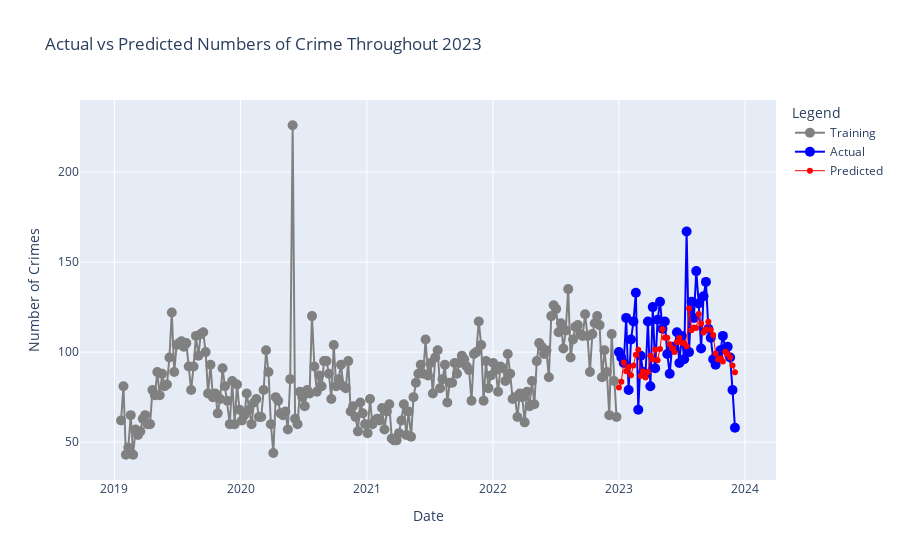

This figure's notebook cell:
### Code cell
# WEEKLY PREDICTIONS
df_weekly_crime = pd.DataFrame(weekly_crimedata)

df_weekly_crime['Lagged_Crime_Count'] = df_weekly_crime['Crime_Count'].shift(1)
# Bi-weekly rolling mean
df_weekly_crime['Rolling_BiWeekly_Mean'] = df_weekly_crime['Lagged_Crime_Count'].rolling(window=2).mean()
df_weekly_crime['Month'] = df_weekly_crime.index.month
df_weekly_crime['Year'] = df_weekly_crime.index.year
df_weekly_crime.dropna(inplace=True)
df_weekly_crime

# Merge weather data on date and clean up data
# df_daily_crime.merge(right=msp_weather,left_index=True,right_on='Date')
df_weekly_crime_merge = pd.merge(left=df_weekly_crime,right=msp_weather,left_index=True,right_on='Date')
# df_daily_crime_merge.drop('Date',axis=1,inplace=True)
weathercols = ['Precipitation (inches)','Snow (inches)','Snow Depth (inches)']
# fill NA
df_weekly_crime_merge.replace("T",np.NaN,inplace=True)
# df_daily_crime_merge[weathercols] = df_daily_crime_merge[weathercols].fillna(method='ffill')
df_weekly_crime_merge.set_index('Date',inplace=True)
df_weekly_crime_merge['Precipitation (inches)'] = df_weekly_crime_merge['Precipitation (inches)'].fillna(method='ffill').astype(float)
df_weekly_crime_merge['Snow (inches)'] = df_weekly_crime_merge['Snow (inches)'].fillna(method='ffill').astype(float)
df_daily_crime_merge['Snow Depth (inches)'] = df_weekly_crime_merge['Snow Depth (inches)'].fillna(method='ffill').astype(float)
# Are there ANY NaN values left?
df_weekly_crime_merge.isna().any()
# Yes. In the Snow Depth column. Let's fill these with 0
df_weekly_crime_merge['Snow Depth (inches)'].fillna(0, inplace=True)
# Calculate the correlation matrix
corr_matrix = df_weekly_crime_merge.corr()
# Get the absolute correlation values with 'Crime_Count'
corr_with_target = corr_matrix['Crime_Count'].abs()
# Filter variables with correlation above the arbitrary threshold as variable with predictive power
vars_with_predpower = corr_with_target[corr_with_target > 0.4].index.tolist()
df_weekly_crime_merge = df_weekly_crime_merge[vars_with_predpower]

# Split the data based on the year
train = df_weekly_crime_merge[df_weekly_crime_merge.index.year <= 2022]
test = df_weekly_crime_merge[df_weekly_crime_merge.index.year == 2023]

# Separate features and target variable for training and testing sets
# 'Crime_Count' is the target variable; everything else can be used for training
x_train = train.drop('Crime_Count', axis=1)
y_train = train['Crime_Count']
x_test = test.drop('Crime_Count', axis=1)
y_test = test['Crime_Count']

# Initialize and train the Linear Regression model
model = LinearRegression()
model.fit(x_train, y_train)

# Make predictions and evaluate the model
predictions = model.predict(x_test)
mse = mean_squared_error(y_test, predictions)
mae = mean_absolute_error(y_test, predictions)
r2 = r2_score(y_test, predictions)
print(f"Mean Squared Error: {mse: .9f}")
print(f"Mean Absolute Error: {mae: .9f}")
print(f"R-squared (R^2) Score: {r2: .9f}")

# Plotting the actual vs predicted values
# Create traces
trace0 = go.Scatter(
    x=y_train.index,
    y=y_train,
    mode="lines+markers",
    name='Training',
    marker=dict(color='grey',size=10),
    line=dict(width=2))
trace1 = go.Scatter(
    x=y_test.index,
    y=y_test,
    mode='lines+markers',
    name='Actual',
    marker=dict(color='blue',size=10),
    line=dict(width=2)
)

trace2 = go.Scatter(
    x=y_test.index,
    y=predictions,
    mode='lines+markers',
    name='Predicted',
    marker=dict(color='red'),
    line=dict(width=1)
)

# Create the figure
fig = go.Figure(data=[trace0,trace1, trace2])

# Update layout
fig.update_layout(
    title='Actual vs Predicted Numbers of Crime Throughout 2023',
    xaxis_title='Date',
    yaxis_title='Number of Crimes',
    legend_title='Legend',
    template="plotly"
)

# Show the figure
fig.show()

### Figure 1 — Plotly figure (JSON) as saved in the notebook; plotly's stock layout.template omitted (floating-point values rounded to 4 significant figures; data arrays with more than 128 entries replaced by an {"elided": "..."} marker saying what was removed)
{"data": [{"line": {"width": 2}, "marker": {"color": "grey", "size": 10}, "mode": "lines+markers", "name": "Training", "x": {"elided": "206 str values"}, "y": {"elided": "206 int values"}, "type": "scatter"}, {"line": {"width": 2}, "marker": {"color": "blue", "size": 10}, "mode": "lines+markers", "name": "Actual", "x": ["2023-01-01T00:00:00+00:00", "2023-01-08T00:00:00+00:00", "2023-01-15T00:00:00+00:00", "2023-01-22T00:00:00+00:00", "2023-01-29T00:00:00+00:00", "2023-02-05T00:00:00+00:00", "2023-02-12T00:00:00+00:00", "2023-02-19T00:00:00+00:00", "2023-02-26T00:00:00+00:00", "2023-03-05T00:00:00+00:00", "2023-03-12T00:00:00+00:00", "2023-03-19T00:00:00+00:00", "2023-03-26T00:00:00+00:00", "2023-04-02T00:00:00+00:00", "2023-04-09T00:00:00+00:00", "2023-04-16T00:00:00+00:00", "2023-04-23T00:00:00+00:00", "2023-04-30T00:00:00+00:00", "2023-05-07T00:00:00+00:00", "2023-05-14T00:00:00+00:00", "2023-05-21T00:00:00+00:00", "2023-05-28T00:00:00+00:00", "2023-06-04T00:00:00+00:00", "2023-06-11T00:00:00+00:00", "2023-06-18T00:00:00+00:00", "2023-06-25T00:00:00+00:00", "2023-07-02T00:00:00+00:00", "2023-07-09T00:00:00+00:00", "2023-07-16T00:00:00+00:00", "2023-07-23T00:00:00+00:00", "2023-07-30T00:00:00+00:00", "2023-08-06T00:00:00+00:00", "2023-08-13T00:00:00+00:00", "2023-08-20T00:00:00+00:00", "2023-08-27T00:00:00+00:00", "2023-09-03T00:00:00+00:00", "2023-09-10T00:00:00+00:00", "2023-09-17T00:00:00+00:00", "2023-09-24T00:00:00+00:00", "2023-10-01T00:00:00+00:00", "2023-10-08T00:00:00+00:00", "2023-10-15T00:00:00+00:00", "2023-10-22T00:00:00+00:00", "2023-10-29T00:00:00+00:00", "2023-11-05T00:00:00+00:00", "2023-11-12T00:00:00+00:00", "2023-11-19T00:00:00+00:00", "2023-11-26T00:00:00+00:00", "2023-12-03T00:00:00+00:00"], "y": [100, 97, 94, 119, 79, 107, 117, 133, 68, 98, 89, 88, 117, 81, 125, 91, 118, 128, 113, 117, 99, 88, 103, 102, 111, 94, 109, 96, 167, 100, 128, 119, 145, 127, 102, 131, 139, 113, 108, 96, 93, 98, 101, 109, 102, 103, 97, 79, 58], "type": "scatter"}, {"line": {"width": 1}, "marker": {"color": "red"}, "mode": "lines+markers", "name": "Predicted", "x": ["2023-01-01T00:00:00+00:00", "2023-01-08T00:00:00+00:00", "2023-01-15T00:00:00+00:00", "2023-01-22T00:00:00+00:00", "2023-01-29T00:00:00+00:00", "2023-02-05T00:00:00+00:00", "2023-02-12T00:00:00+00:00", "2023-02-19T00:00:00+00:00", "2023-02-26T00:00:00+00:00", "2023-03-05T00:00:00+00:00", "2023-03-12T00:00:00+00:00", "2023-03-19T00:00:00+00:00", "2023-03-26T00:00:00+00:00", "2023-04-02T00:00:00+00:00", "2023-04-09T00:00:00+00:00", "2023-04-16T00:00:00+00:00", "2023-04-23T00:00:00+00:00", "2023-04-30T00:00:00+00:00", "2023-05-07T00:00:00+00:00", "2023-05-14T00:00:00+00:00", "2023-05-21T00:00:00+00:00", "2023-05-28T00:00:00+00:00", "2023-06-04T00:00:00+00:00", "2023-06-11T00:00:00+00:00", "2023-06-18T00:00:00+00:00", "2023-06-25T00:00:00+00:00", "2023-07-02T00:00:00+00:00", "2023-07-09T00:00:00+00:00", "2023-07-16T00:00:00+00:00", "2023-07-23T00:00:00+00:00", "2023-07-30T00:00:00+00:00", "2023-08-06T00:00:00+00:00", "2023-08-13T00:00:00+00:00", "2023-08-20T00:00:00+00:00", "2023-08-27T00:00:00+00:00", "2023-09-03T00:00:00+00:00", "2023-09-10T00:00:00+00:00", "2023-09-17T00:00:00+00:00", "2023-09-24T00:00:00+00:00", "2023-10-01T00:00:00+00:00", "2023-10-08T00:00:00+00:00", "2023-10-15T00:00:00+00:00", "2023-10-22T00:00:00+00:00", "2023-10-29T00:00:00+00:00", "2023-11-05T00:00:00+00:00", "2023-11-12T00:00:00+00:00", "2023-11-19T00:00:00+00:00", "2023-11-26T00:00:00+00:00", "2023-12-03T00:00:00+00:00"], "y": [80.36, 83.52, 94.3, 89.43, 91.72, 87.14, 92.59, 98.53, 101.4, 86.68, 89.26, 85.95, 88.91, 98.05, 95.96, 101.5, 95.42, 101.8, 112.7, 108.0, 107.9, 104.4, 102.1, 100.1, 105.7, 107.8, 105.2, 105.0, 103.2, 124.2, 112.2, 113.6, 113.4, 121.2, 115.9, 110.8, 112.5, 116.9, 112.4, 109.5, 99.29, 95.9, 96.58, 94.79, 100.2, 98.97, 97.16, 92.61, 88.87], "type": "scatter"}], "layout": {"title": {"text": "Actual vs Predicted Numbers of Crime Throughout 2023"}, "xaxis": {"title": {"text": "Date"}}, "yaxis": {"title": {"text": "Number of Crimes"}}, "legend": {"title": {"text": "Legend"}}}}
